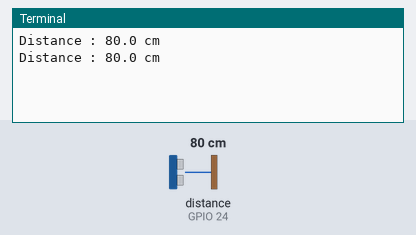
This program was run on a simulated Raspberry Pi (BCM pin numbers). Parts: the last lines printed to the terminal. The test bench sets the inputs (shaded band); at power-on: distance to the obstacle (sensor on GPIO 24) 80 cm. The echo pulse lasts 58.3 µs per cm; the clock reads 2024-03-15 10:24:30 at power-on unless the program sets it.

Above: at 1.2 s.
1.3 s: distance to the obstacle (sensor on GPIO 24) set to 2 cm
At 2.6 s:
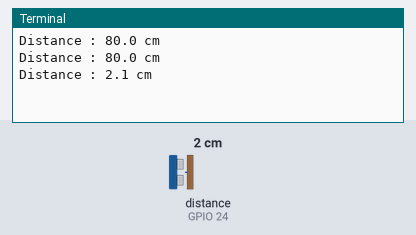
2.8 s: distance to the obstacle (sensor on GPIO 24) set to 4 cm
At 3.7 s:
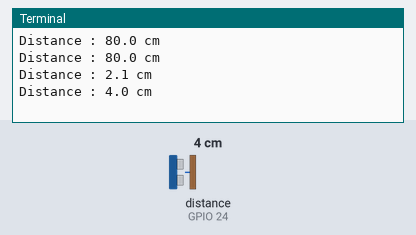
Timing chart, 0 to 5.8 s (numbered marks = the images above; inputs shaded):
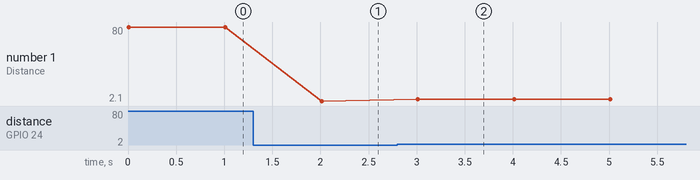

The program:

p9-Ultrasonic.py
```python
import RPi.GPIO as GPIO
import time,signal,sys
GPIO.setmode(GPIO.BCM)
pinTrigger=18
pinEcho=24

def close(signal,frame):
	print("\nTurning off ultrsonic detection")
	GPIO.cleanup()
	sys.exit(0)

signal.signal(signal.SIGINT,close)
GPIO.setup(pinTrigger,GPIO.OUT)
GPIO.setup(pinEcho,GPIO.IN)

while True:
	GPIO.output(pinTrigger,True)
	time.sleep(0.00001)
	GPIO.output(pinTrigger,False)

	startTime=time.time()
	stopTime=time.time()

	while 0==GPIO.input(pinEcho):
		startTime=time.time()

	while 1==GPIO.input(pinEcho):
		stopTime=time.time()

	TimeElapsed=stopTime-startTime
	distance=(TimeElapsed*34300)/2

	print("Distance : %.1f cm" %distance)
	time.sleep(1)
```

Measured:
- after the input at 1.3 s, the terminal: prints a new line after 0.71 s (image 1)
- after the input at 2.8 s, the terminal: prints a new line after 0.21 s (image 2)
- plotted number 1: 80 → 2.1 after the input at 1.3 s, 2.1 → 4 after the input at 2.8 s
